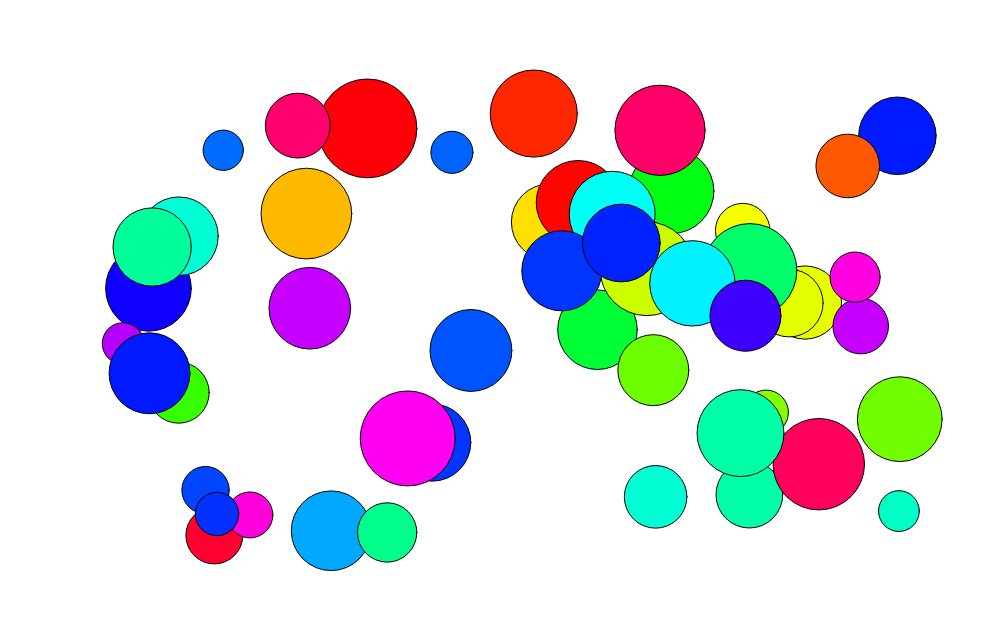
Frame 1 (no input)
Frame 60 (no input): identical to frame 1, image omitted
Frame 120 (the mouse pressed at the canvas centre since frame 60): blank canvas, image omitted

The p5.js sketch that drew this single still picture (run headless with seeded random() and noise() and a simulated clock; from frame 60 on, the mouse is pressed at the canvas centre):

// p5.js sketch
// ── sketch.js
// p5.js for if example

// by NAHEE KIM

var w = 1000;
var h = 640;

var cir_num = 50;
var min_r = 40;
var max_r = 100;

var x_arr = [];
var y_arr = [];
var r_arr = [];
var c_arr = [];

function setup() {
  createCanvas(w, h);

  for (var i = 0; i < cir_num ; i++) {
    var x = random(max_r,w-max_r);
    var y = random(max_r,h-max_r);
    var r = random(min_r,max_r);
    var c = random();

    x_arr.push(x);
    y_arr.push(y);
    r_arr.push(r);
    c_arr.push(c);

    colorMode(HSB,100);
    fill(c*100,100,100);
    ellipse(x,y,r,r);
  };


}

function draw() {

  colorMode(RGB);

  //background(255,255,255);

  for (var i = 0; i < cir_num; i++) {
    if(dist(mouseX,mouseY,x_arr[i],y_arr[i])<r_arr[i]){
      background(0,0,0);
    }
  }

  colorMode(HSB,100);

  /*for (var i = 0; i < cir_num; i++) {

    fill(c_arr[i]*100,100,100);
    ellipse(x_arr[i],y_arr[i],r_arr[i],r_arr[i]);
  }*/

}
